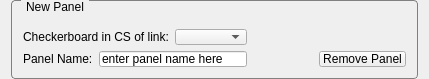
<?xml version="1.0" encoding="UTF-8"?>
<ui version="4.0">
 <class>EditableOptionPanel</class>
 <widget class="QWidget" name="EditableOptionPanel">
  <property name="enabled">
   <bool>true</bool>
  </property>
  <property name="geometry">
   <rect>
    <x>0</x>
    <y>0</y>
    <width>429</width>
    <height>79</height>
   </rect>
  </property>
  <property name="sizePolicy">
   <sizepolicy hsizetype="Maximum" vsizetype="Maximum">
    <horstretch>1</horstretch>
    <verstretch>0</verstretch>
   </sizepolicy>
  </property>
  <property name="minimumSize">
   <size>
    <width>1</width>
    <height>1</height>
   </size>
  </property>
  <property name="maximumSize">
   <size>
    <width>16777214</width>
    <height>16777214</height>
   </size>
  </property>
  <property name="windowTitle">
   <string>ThorMangCalibration</string>
  </property>
  <property name="styleSheet">
   <string notr="true">QGroupBox#box 
{ 
  border: 1px solid gray; 
  border-radius: 4px; 
  margin-top: 0.5em; 
} 
QGroupBox::title#box { 
  subcontrol-origin: margin; 
  left: 10px; 
  padding: 0 3px 0 3px; 
}</string>
  </property>
  <layout class="QGridLayout" name="gridLayout">
   <property name="sizeConstraint">
    <enum>QLayout::SetNoConstraint</enum>
   </property>
   <property name="topMargin">
    <number>0</number>
   </property>
   <property name="bottomMargin">
    <number>0</number>
   </property>
   <property name="horizontalSpacing">
    <number>0</number>
   </property>
   <item row="0" column="1">
    <widget class="QGroupBox" name="limb_overview_groupbox">
     <property name="sizePolicy">
      <sizepolicy hsizetype="Preferred" vsizetype="Fixed">
       <horstretch>0</horstretch>
       <verstretch>0</verstretch>
      </sizepolicy>
     </property>
     <property name="styleSheet">
      <string notr="true">QGroupBox { 
  border: 1px solid gray; 
  border-radius: 4px; 
  margin-top: 0.5em; 
} 
QGroupBox::title { 
  subcontrol-origin: margin; 
  left: 10px; 
  padding: 0 3px 0 3px; 
}</string>
     </property>
     <property name="title">
      <string>New Panel</string>
     </property>
     <layout class="QGridLayout" name="gridLayout_2">
      <item row="2" column="1">
       <widget class="QLineEdit" name="panel_name_line_edit">
        <property name="text">
         <string>enter panel name here</string>
        </property>
       </widget>
      </item>
      <item row="2" column="0">
       <widget class="QLabel" name="label">
        <property name="sizePolicy">
         <sizepolicy hsizetype="Maximum" vsizetype="Preferred">
          <horstretch>0</horstretch>
          <verstretch>0</verstretch>
         </sizepolicy>
        </property>
        <property name="text">
         <string>Panel Name:</string>
        </property>
       </widget>
      </item>
      <item row="0" column="0" colspan="2">
       <layout class="QHBoxLayout" name="horizontalLayout">
        <property name="spacing">
         <number>6</number>
        </property>
        <property name="sizeConstraint">
         <enum>QLayout::SetDefaultConstraint</enum>
        </property>
        <item>
         <widget class="QLabel" name="label_4">
          <property name="sizePolicy">
           <sizepolicy hsizetype="Preferred" vsizetype="Fixed">
            <horstretch>0</horstretch>
            <verstretch>0</verstretch>
           </sizepolicy>
          </property>
          <property name="text">
           <string>Checkerboard in CS of link:</string>
          </property>
         </widget>
        </item>
        <item>
         <widget class="QComboBox" name="available_cs_combobox">
          <property name="maxVisibleItems">
           <number>5</number>
          </property>
          <property name="sizeAdjustPolicy">
           <enum>QComboBox::AdjustToContents</enum>
          </property>
         </widget>
        </item>
       </layout>
      </item>
      <item row="2" column="3">
       <widget class="QPushButton" name="remove_panel_button">
        <property name="text">
         <string>Remove Panel</string>
        </property>
       </widget>
      </item>
      <item row="2" column="2">
       <spacer name="horizontalSpacer">
        <property name="orientation">
         <enum>Qt::Horizontal</enum>
        </property>
        <property name="sizeHint" stdset="0">
         <size>
          <width>40</width>
          <height>20</height>
         </size>
        </property>
       </spacer>
      </item>
     </layout>
    </widget>
   </item>
  </layout>
 </widget>
 <resources/>
 <connections/>
</ui>
